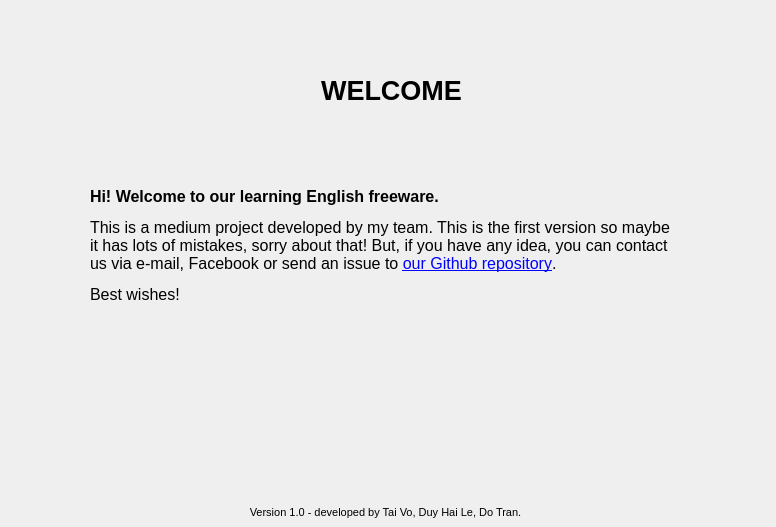
<?xml version="1.0" encoding="UTF-8"?>
<ui version="4.0">
 <class>WelcomePage</class>
 <widget class="QWidget" name="WelcomePage">
  <property name="geometry">
   <rect>
    <x>0</x>
    <y>0</y>
    <width>776</width>
    <height>527</height>
   </rect>
  </property>
  <property name="windowTitle">
   <string>Form</string>
  </property>
  <widget class="QLabel" name="label">
   <property name="geometry">
    <rect>
     <x>301</x>
     <y>50</y>
     <width>181</width>
     <height>81</height>
    </rect>
   </property>
   <property name="font">
    <font>
     <pointsize>20</pointsize>
     <bold>true</bold>
    </font>
   </property>
   <property name="text">
    <string>WELCOME</string>
   </property>
   <property name="alignment">
    <set>Qt::AlignCenter</set>
   </property>
  </widget>
  <widget class="QLabel" name="label_2">
   <property name="geometry">
    <rect>
     <x>90</x>
     <y>140</y>
     <width>591</width>
     <height>211</height>
    </rect>
   </property>
   <property name="font">
    <font>
     <pointsize>12</pointsize>
    </font>
   </property>
   <property name="text">
    <string>&lt;b&gt;Hi! Welcome to our learning English freeware. &lt;/b&gt;
&lt;p&gt;This is a medium project developed by my team. This is the first version so maybe it has lots of mistakes, sorry about that! But, if you have any idea, you can contact us via e-mail, Facebook or send an issue to &lt;a href=&quot;https://github.com/dotrann1412/OOP-EnglishLearningSoftware&quot;&gt;our Github repository&lt;/a&gt;.&lt;/p&gt;
&lt;p&gt;Best wishes!&lt;/p&gt;</string>
   </property>
   <property name="wordWrap">
    <bool>true</bool>
   </property>
  </widget>
  <widget class="QLabel" name="label_3">
   <property name="geometry">
    <rect>
     <x>10</x>
     <y>502</y>
     <width>751</width>
     <height>20</height>
    </rect>
   </property>
   <property name="font">
    <font>
     <pointsize>8</pointsize>
    </font>
   </property>
   <property name="text">
    <string>Version 1.0 - developed by Tai Vo, Duy Hai Le, Do Tran.</string>
   </property>
   <property name="alignment">
    <set>Qt::AlignCenter</set>
   </property>
  </widget>
 </widget>
 <resources/>
 <connections/>
</ui>
